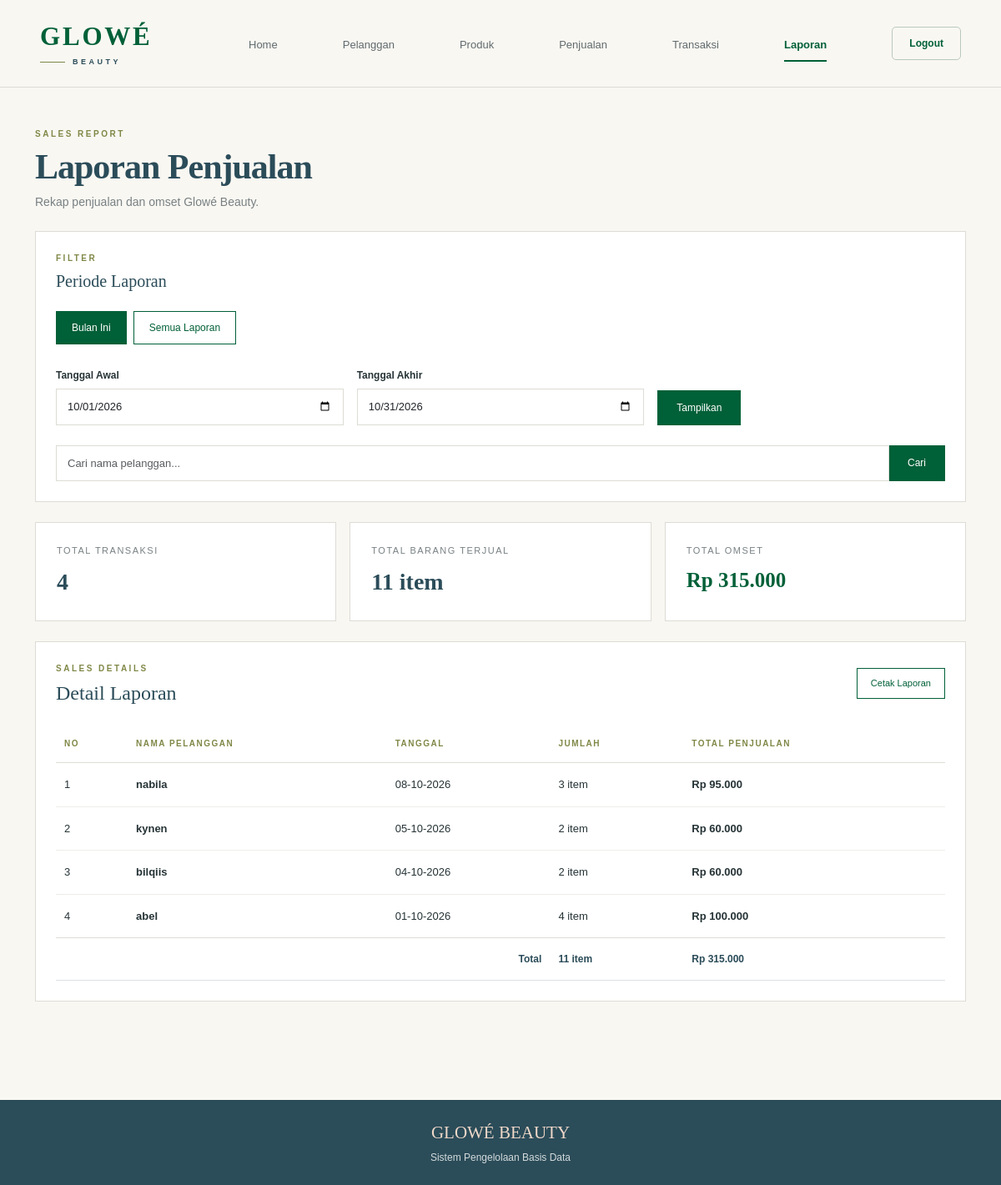
The app's page /admin/laporan.php with its own data.
### tables this page shows
CREATE TABLE `penjualan` (
  `id_penjualan` int(11) NOT NULL,
  `id_pelanggan` int(11) NOT NULL,
  `tanggal_penjualan` date NOT NULL,
  `total_harga` decimal(10,2) NOT NULL
);

CREATE TABLE `pelanggan` (
  `id_pelanggan` int(11) NOT NULL,
  `nama_pelanggan` varchar(50) NOT NULL,
  `alamat` text NOT NULL,
  `no_telepon` varchar(20) NOT NULL
);

### admin/laporan.php (the view, shortened to what this page needs)
<?php
include '../koneksi.php';
$mode = isset($_GET['mode'])
    ? $_GET['mode']
    : 'bulan_ini';
$tanggal_awal = isset($_GET['tanggal_awal'])
    ? $_GET['tanggal_awal']
    : date('Y-m-01');
$tanggal_akhir = isset($_GET['tanggal_akhir'])
    ? $_GET['tanggal_akhir']
    : date('Y-m-t');
$keyword = trim($_GET['cari'] ?? '');
$where = "";
if ($mode == 'bulan_ini') {
    $tanggal_awal = date('Y-m-01');
    $tanggal_akhir = date('Y-m-t');
    $where .= "
        AND penjualan.tanggal_penjualan
        BETWEEN '$tanggal_awal'
        AND '$tanggal_akhir'
    ";
} elseif ($mode == 'semua') {
    $where .= "";
}
$data = mysqli_query($koneksi, "
    SELECT
        penjualan.id_penjualan,
        pelanggan.nama_pelanggan,
        penjualan.tanggal_penjualan,
        penjualan.total_harga,
        COALESCE(
            (
                SELECT
                    SUM(detail_penjualan.jumlah)
                FROM detail_penjualan
                WHERE detail_penjualan.id_penjualan =
                      penjualan.id_penjualan
            ),
            0
        ) AS jumlah
    FROM penjualan
    INNER JOIN pelanggan
        ON penjualan.id_pelanggan =
           pelanggan.id_pelanggan
    WHERE EXISTS (
        SELECT 1
        FROM transaksi
        WHERE transaksi.id_penjualan =
              penjualan.id_penjualan
        AND transaksi.status = 'sukses'
    )
    $where
    ORDER BY
        penjualan.tanggal_penjualan DESC,
        penjualan.id_penjualan DESC
");
$total_transaksi = 0;
$total_barang = 0;
$total_omset = 0;
$laporan = [];
if ($data) {
    while ($row = mysqli_fetch_assoc($data)) {
        $laporan[] = $row;
        $total_transaksi++;
        $total_barang += (int) $row['jumlah'];
        $total_omset += (float) $row['total_harga'];
    }
}
?>
<!DOCTYPE html>
<html lang="id">
<head>
<link
    href="https://cdn.jsdelivr.net/npm/bootstrap@5.3.3/dist/css/bootstrap.min.css"
    rel="stylesheet"
>
</head>
<body>
<nav class="navbar">
<div class="container-fluid px-lg-5">
<div class="navbar-inner">
<a
    href="index.php"
    class="logo"
>
    <div class="logo-main">
        GLOWÉ
    </div>
    <div class="logo-bottom">
        <div class="logo-line"></div>
        <div class="logo-sub">
            BEAUTY
        </div>
    </div>
</a>
<div class="nav-menu">
    <a
        href="index.php"
        class="nav-link-custom"
    >
        Home
    </a>
    <a
        href="pelanggan.php"
        class="nav-link-custom"
    >
        Pelanggan
    </a>
    <a
        href="produk.php"
        class="nav-link-custom"
    >
        Produk
    </a>
    <a
        href="penjualan.php"
        class="nav-link-custom"
    >
        Penjualan
    </a>
    <a
        href="transaksi.php"
        class="nav-link-custom"
    >
        Transaksi
    </a>
    <a
        href="laporan.php"
        class="nav-link-custom active"
    >
        Laporan
    </a>
    <a
        href="../logout.php"
        class="logout"
        onclick="return confirm('Yakin ingin logout?')"
    >
        Logout
    </a>
</div>
</div>
</div>
</nav>
<div class="container py-5">
<div class="section-label">
    Sales Report
</div>
<h1 class="page-title">
    Laporan Penjualan
</h1>
<p class="page-desc mb-4">
    Rekap penjualan dan omset Glowé Beauty.
</p>
<div class="card-editorial p-4 mb-4 filter-area">
    <div class="section-label">
        Filter
    </div>
    <h5
        style="
            font-family:Georgia,serif;
            color:var(--outer);
        "
        class="mb-4"
    >
        Periode Laporan
    </h5>
    <div class="d-flex flex-wrap gap-2 mb-4">
        <a
            href="laporan.php?mode=bulan_ini"
            class="filter-btn
            <?= ($mode == 'bulan_ini')
                ? 'active'
                : ''; ?>"
        >
            Bulan Ini
        </a>
        <a
            href="laporan.php?mode=semua"
            class="filter-btn
            <?= ($mode == 'semua')
                ? 'active'
                : ''; ?>"
        >
            Semua Laporan
        </a>
    </div>
    <form method="GET">
        <div class="row g-3 align-items-end">
            <div class="col-md-4">
                <label class="form-label">
                    Tanggal Awal
                </label>
                <input
                    type="date"
                    name="tanggal_awal"
                    class="form-control"
                    value="<?= htmlspecialchars(
                        $tanggal_awal
                    ); ?>"
                    required
                >
            </div>
            <div class="col-md-4">
                <label class="form-label">
                    Tanggal Akhir
                </label>
                <input
                    type="date"
                    name="tanggal_akhir"
                    class="form-control"
                    value="<?= htmlspecialchars(
                        $tanggal_akhir
                    ); ?>"
                    required
                >
            </div>
            <div class="col-md-4">
                <button
                    type="submit"
                    class="btn-green"
                >
                    Tampilkan
                </button>
            </div>
        </div>
    </form>
    <form
        method="GET"
        class="mt-4"
    >
        <div class="input-group">
            <input
                type="text"
                name="cari"
                class="form-control"
                placeholder="Cari nama pelanggan..."
                value="<?= htmlspecialchars($keyword); ?>"
            >
            <button
                type="submit"
                class="btn-green"
            >
                Cari
            </button>
        </div>
    </form>
</div>
<div class="row g-3 mb-4">
    <div class="col-md-4">
        <div class="summary-card">
            <div class="summary-label">
                Total Transaksi
            </div>
            <div class="summary-number">
                <?= $total_transaksi; ?>
            </div>
        </div>
    </div>
    <div class="col-md-4">
        <div class="summary-card">
            <div class="summary-label">
                Total Barang Terjual
            </div>
            <div class="summary-number">
                <?= $total_barang; ?> item
            </div>
        </div>
    </div>
    <div class="col-md-4">
        <div class="summary-card">
            <div class="summary-label">
                Total Omset
            </div>
            <div class="summary-omset">
                Rp <?= number_format(
                    $total_omset,
                    0,
                    ',',
                    '.'
                ); ?>
            </div>
        </div>
    </div>
</div>
<div class="card-editorial">
    <div class="p-4">
        <div
            class="d-flex
                   justify-content-between
                   align-items-center
                   mb-4"
        >
            <div>
                <div class="section-label">
                    Sales Details
                </div>
                <h4
                    style="
                        font-family:Georgia,serif;
                        color:var(--outer);
                    "
                    class="mb-0"
                >
                    Detail Laporan
                </h4>
            </div>
            <button
                onclick="window.print()"
                class="btn-print no-print"
            >
                Cetak Laporan
            </button>
        </div>
        <div class="table-responsive">
            <table class="table align-middle">
                <thead>
                    <tr>
                        <th>
                            No
                        </th>
                        <th>
                            Nama Pelanggan
                        </th>
                        <th>
                            Tanggal
                        </th>
                        <th>
                            Jumlah
                        </th>
                        <th>
                            Total Penjualan
                        </th>
                    </tr>
                </thead>
                <tbody>
                <?php if (count($laporan) > 0) { ?>
                    <?php $no = 1; ?>
                    <?php foreach (
                        $laporan as $row
                    ) { ?>
                        <tr>
                            <td>
                                <?= $no++; ?>
                            </td>
                            <td class="customer-name">
                                <?= htmlspecialchars(
                                    $row['nama_pelanggan']
                                ); ?>
                            </td>
                            <td>
                                <?= date(
                                    'd-m-Y',
                                    strtotime(
                                        $row[
                                            'tanggal_penjualan'
                                        ]
                                    )
                                ); ?>
                            </td>
                            <td>
                                <?= $row['jumlah']; ?>
                                item
                            </td>
                            <td class="price">
                                Rp <?= number_format(
                                    $row['total_harga'],
                                    0,
                                    ',',
                                    '.'
                                ); ?>
                            </td>
                        </tr>
                    <?php } ?>
                <?php } ?>
                </tbody>
                <?php if (
                    count($laporan) > 0
                ) { ?>
                <tfoot>
                    <tr>
                        <th
                            colspan="3"
                            class="text-end"
                        >
                            Total
                        </th>
                        <th>
                            <?= $total_barang; ?>
                            item
                        </th>
                        <th class="price">
                            Rp <?= number_format(
                                $total_omset,
                                0,
                                ',',
                                '.'
                            ); ?>
                        </th>
                    </tr>
                </tfoot>
                <?php } ?>
            </table>
        </div>
    </div>
</div>
</div>
<footer>
<div class="container py-4 text-center">
    <div class="brand mb-1">
        GLOWÉ BEAUTY
    </div>
    <p class="mb-0">
        Sistem Pengelolaan Basis Data
    </p>
</div>
</footer>
</body>
</html>

### admin/laporan.php (style rules this page uses)
:root { --ivory:#F9F7F2; --green:#006038; --darkgreen:#00492b; --mustard:#808847; --outer:#2B4C59; --outerspace:#2B4C59; --peach:#EFD8C9; --text:#263336; --muted:#788083; --line:#DDDCD5; }
* { box-sizing:border-box; }
body { margin:0; background:var(--ivory); color:var(--text); font-family:Arial,sans-serif; }
.navbar { background:var(--ivory); border-bottom:1px solid var(--line); }
.navbar-inner { min-height:88px; display:flex; align-items:center; width:100%; }
.logo { text-decoration:none; display:flex; flex-direction:column; line-height:1; min-width:185px; flex-shrink:0; }
.logo-main { color:var(--green); font:600 31px Georgia,serif; letter-spacing:2.8px; }
.logo-bottom { display:flex; align-items:center; margin-top:8px; }
.logo-line { width:30px; height:1px; background:var(--mustard); margin-right:9px; }
.logo-sub { color:var(--outerspace); font-size:9px; font-weight:700; letter-spacing:3.5px; }
.nav-menu { flex:1; display:flex; align-items:center; justify-content:space-between; margin-left:55px; }
.nav-link-custom { position:relative; color:#606A6D; text-decoration:none; font-size:13px; font-weight:500; padding:34px 10px 31px; white-space:nowrap; }
.nav-link-custom:hover, .nav-link-custom.active { color:var(--green); }
.nav-link-custom.active { font-weight:700; }
.nav-link-custom.active:after { content:""; position:absolute; left:10px; right:10px; bottom:20px; height:2px; background:var(--green); }
.logout { color:var(--green); border:1px solid #B8C8C0; border-radius:5px; padding:10px 20px; text-decoration:none; font-size:12px; font-weight:700; margin-left:10px; }
.section-label { color:var(--mustard); font-size:10px; font-weight:700; letter-spacing:2.5px; text-transform:uppercase; margin-bottom:8px; }
.page-title { color:var(--outer); font:600 42px Georgia,serif; letter-spacing:-1px; margin:0 0 8px; }
.page-desc { color:var(--muted); font-size:14px; }
.card-editorial { background:#fff; border:1px solid var(--line); border-radius:0; }
.form-control { border:1px solid var(--line); border-radius:0; padding:11px 13px; font-size:13px; }
.form-label { color:var(--text); font-size:12px; font-weight:600; margin-bottom:7px; }
.btn-green { display:inline-block; background:var(--green); color:#fff; border:1px solid var(--green); border-radius:0; padding:11px 22px; font-size:12px; }
.filter-btn { display:inline-block; padding:10px 18px; font-size:12px; text-decoration:none; border:1px solid var(--green); color:var(--green); background:#fff; }
.filter-btn.active { background:var(--green); color:#fff; }
.summary-card { background:#fff; border:1px solid var(--line); padding:25px; height:100%; }
.summary-label { color:var(--muted); font-size:11px; text-transform:uppercase; letter-spacing:1.5px; margin-bottom:8px; }
.summary-number { color:var(--outer); font-family:Georgia,serif; font-size:28px; font-weight:bold; }
.summary-omset { color:var(--green); font-family:Georgia,serif; font-size:25px; font-weight:bold; }
.table { margin-bottom:0; }
.table thead th { color:var(--mustard); background:transparent; border-bottom:1px solid var(--line); font-size:10px; text-transform:uppercase; letter-spacing:1.5px; padding:15px 10px; white-space:nowrap; }
.table tbody td { border-bottom:1px solid #eeeDE8; padding:16px 10px; font-size:13px; color:var(--text); }
.table tbody tr:last-child td { border-bottom:0; }
.table tfoot th { border-top:1px solid var(--line); color:var(--outer); padding:16px 10px; font-size:12px; }
.price { color:var(--green); font-weight:600; }
.customer-name { font-weight:600; }
.btn-print { color:var(--green); background:#fff; border:1px solid var(--green); border-radius:0; padding:9px 16px; font-size:11px; }
footer { background:var(--outer); color:#fff; margin-top:70px; }
footer .brand { color:var(--peach); font-family:Georgia,serif; font-size:21px; }
footer p { color:#d4dcdd; font-size:12px; }

### records on screen
penjualan: id_pelanggan.nama_pelanggan "nabila", tanggal_penjualan "08-10-2026", jumlah "3", total_harga "95.000"
penjualan: id_pelanggan.nama_pelanggan "kynen", tanggal_penjualan "05-10-2026", jumlah "2", total_harga "60.000"
penjualan: id_pelanggan.nama_pelanggan "bilqiis", tanggal_penjualan "04-10-2026", jumlah "2", total_harga "60.000"
penjualan: id_pelanggan.nama_pelanggan "abel", tanggal_penjualan "01-10-2026", jumlah "4", total_harga "100.000"

### other values on screen
$total_transaksi "4"
$total_barang "11"
$total_omset "315.000"
